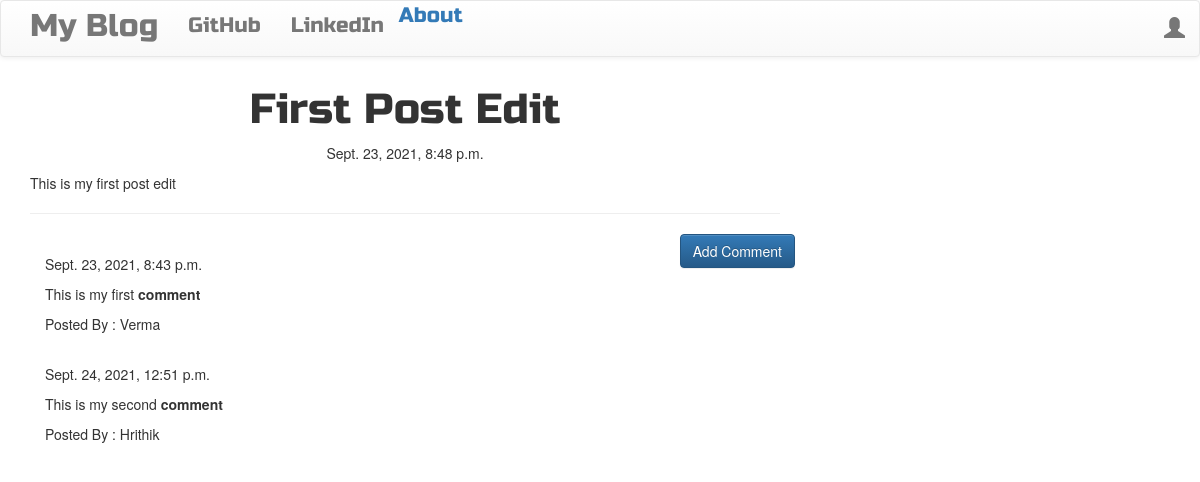
The app's page /post/1/ with its own data.
### Blog/models.py (models this page shows, shortened)
class Post(models.Model):
    author = models.ForeignKey('auth.User', on_delete=models.CASCADE)
    title = models.CharField(max_length=200)
    text = models.TextField()
    create_date = models.DateTimeField(default=timezone.now)
    published_date = models.DateTimeField(blank=True, null=True)

class Comment(models.Model):
    post = models.ForeignKey('Blog.post', related_name='comments', on_delete=models.CASCADE)
    author = models.CharField(max_length=200)
    text = models.TextField()
    create_date = models.DateTimeField(default=timezone.now)
    approved_comments = models.BooleanField(default=False)

### Blog/views.py (the view)
# urls.py: url(r'^post/(?P<pk>\d+)/$', views.PostDetailView.as_view(), name='post_detail'),
class PostDetailView(DetailView):
    model = Post

### Blog/templates/blog/post_detail.html (shortened to what this page needs)
<!DOCTYPE html>
{% extends 'blog/base.html' %}
{% block content %}
    <h1 class="posttitle loader">{{post.title}}</h1>
    {% if post.published_date %}
    <div class="date postdate">
        {{ post.published_date }}
    </div>
    {% else %}
        <a class="btn btn-primary" href="{% url 'post_publish' pk=post.pk %}">Publish</a>
    {% endif %}
    <p class="postcontent">{{post.text|safe|linebreaksbr}}</p>
    <hr>
    <a class="btn btn-primary btn-comment" href="{% url 'add_comment_to_post' pk=post.pk %}">Add Comment</a>
    <div class="container">
        {% for comment in post.comments.all %}
        <br>
        {% if user.is_authenticated or comment.approved_comments %}
            {{comment.create_date}}
            <p>{{comment.text|safe|linebreaks}}</p>
            <p>Posted By : {{comment.author}}</p>
        {% endif %}
            {% empty %}
                <p>No Comments!</p>
        {% endfor %}
    </div>
{% endblock %}

### Blog/templates/blog/base.html (shortened to what this page needs)
<!DOCTYPE html>
{% load static %}
<html lang="en">
<head>
        <link rel="stylesheet" href="https://maxcdn.bootstrapcdn.com/bootstrap/3.3.7/css/bootstrap.min.css">
        <link rel="stylesheet" href="https://maxcdn.bootstrapcdn.com/bootstrap/3.3.7/css/bootstrap-theme.min.css">
        <link rel="stylesheet" href="//cdn.jsdelivr.net/medium-editor/latest/css/medium-editor.min.css" type="text/css" media="screen" charset="utf-8">
        <link rel="stylesheet" href="{% static 'css/blog.css' %}">
</head>
<body class="loader">
    <nav class="navbar navbar-default techfont custom-navbar">
        <div class="container">
            <ul class="nav navbar-nav">
                <li><a class="navbar-brand bigbrand" href="{% url 'post_list' %}">My Blog</a></li>
                <l1><a href="{% url 'about' %}">About</a></l1>
                <li><a href="https://www.github.com">GitHub</a></li>
                <li><a href="https://www.linkedin.com">LinkedIn</a></li>
            </ul>
            <ul class="nav navbar-nav navbar-right">
                {% if user.is_authenticated %}
                <li>
                    <a href="{% url 'post_new' %}">New Post</a>
                </li>
                <li>
                    <a href="{% url 'post_draft_list' %}">Drafts</a>
                </li>
                <li>
                    <a href="{% url 'logout' %}">Logout</a>
                </li>
                <li>
                    <a>Welcome: {{user.username}}</a>
                </li>
                {% else %}
                    <li><a class="nav navbar-right" href="{% url 'login' %}"><span class="glyphicon glyphicon-user"></span></a></li>
                {% endif %}
            </ul>
        </div>
    </nav>
    <div class="content container">
        <div class="row">
            <div class="col-md-8">
                <div class="blog_posts">
                    {% block content %}
                    {% endblock %}
                </div>
            </div>
        </div>
    </div>
</body>
</html>

### Blog/Blog/static/blog.css (style rules this page uses)
.techfont { font-family: 'Russo One', sans-serif; font-size: 1.5em; margin-bottom: 10px; }
.postdate { text-align: center; }
.posttitle { font-family: 'Russo One', sans-serif; font-size: 3em; text-align: center; }
.postcontent { font-family: 'Montserrat'; font-size: 1.5em; }
.btn-comment { position: absolute; right: 0px; }
.bigbrand { font-size: 1.5em; }
.loader { filter:hue-rotate(0deg); color: linear-gradient(45deg,#0f8,#08f); animation:hue 5000ms infinite linear; }

### records on screen
Post: title "First Post Edit", published_date "Sept. 23, 2021, 8:48 p.m.", text "This is my first post edit"
Comment: create_date "Sept. 23, 2021, 8:43 p.m.", text "This is my first comment", author "Verma"
Comment: create_date "Sept. 24, 2021, 12:51 p.m.", text "This is my second comment", author "Hrithik"
